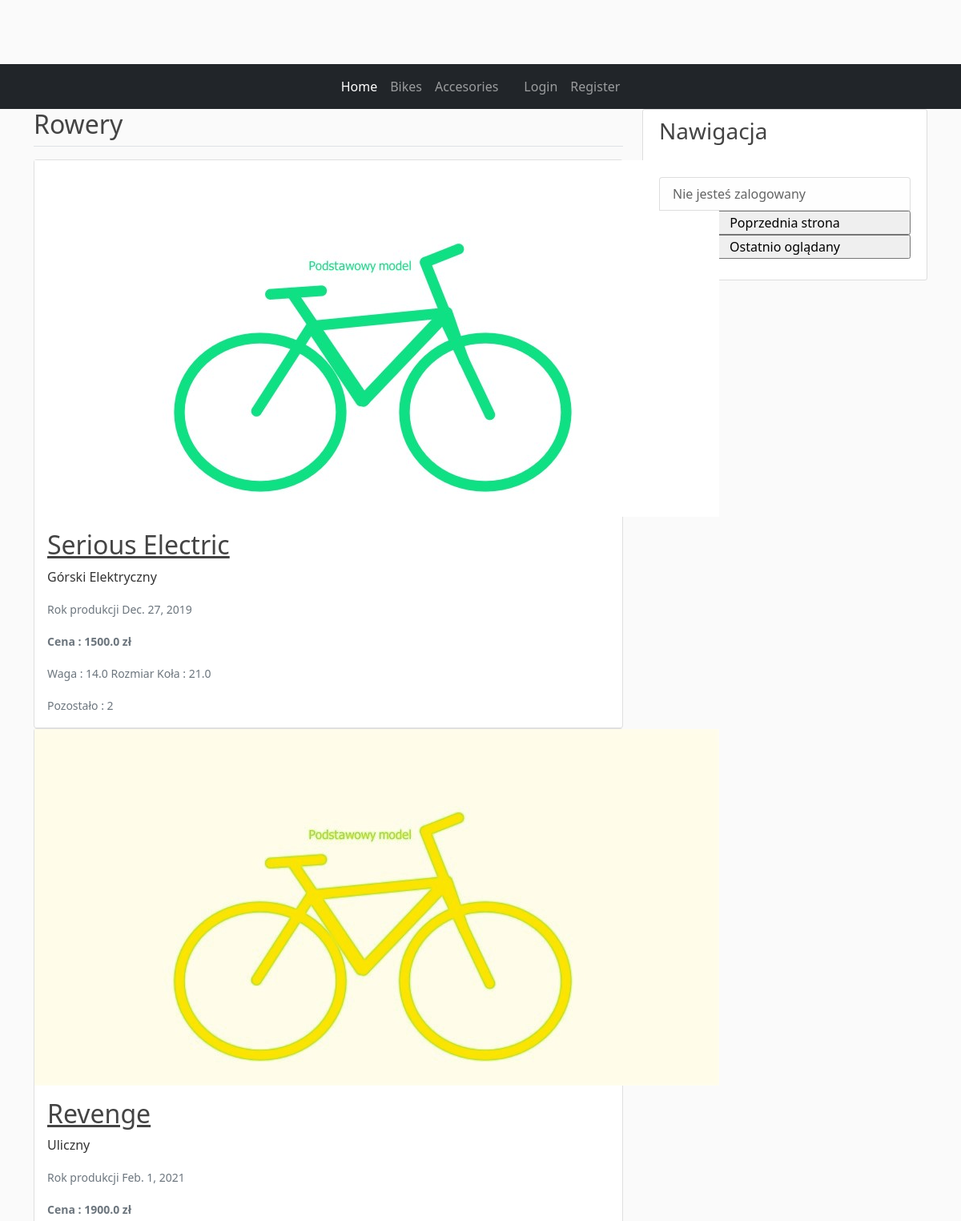
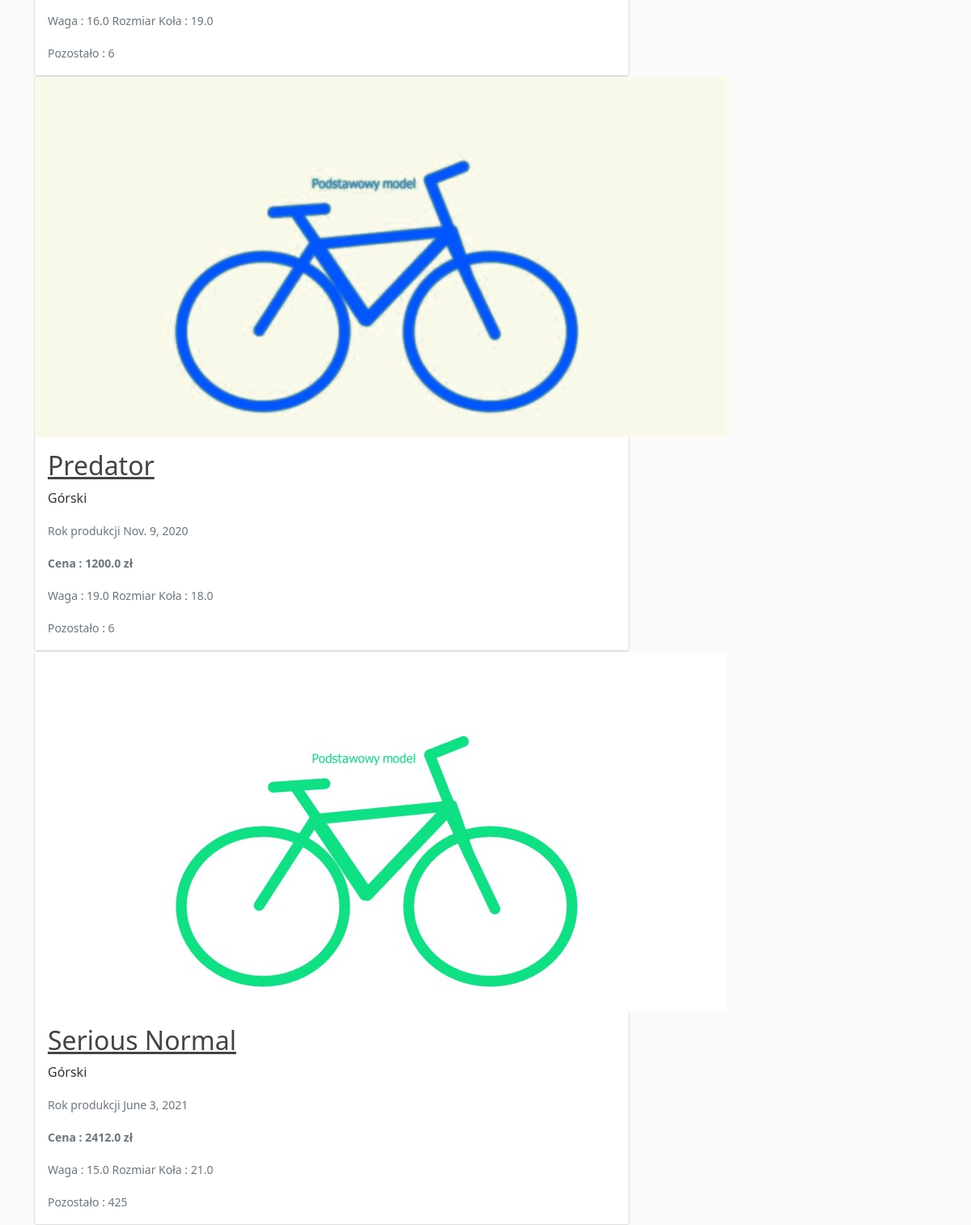
Screenshot of /bikes/ with the database file from the repository (2 pictures, top to bottom).
### blog/models.py (models this page shows, shortened)
class Bike(models.Model):
    name=models.TextField()
    type=models.TextField()
    weight=models.FloatField()
    production_year=models.DateField()
    amount=models.IntegerField()
    price=models.FloatField()
    photo=models.ImageField(upload_to='bike_photo',default='bike.jpg')
    description=models.TextField()
    wheel_size=models.FloatField()
    electric=models.BooleanField(default=False)

### blog/views.py (the view)
# urls.py: path('bikes/', views.bikes, name='blog-bikes'),     # blog\bike
def bikes(request):
    context = {		'posts':Post.objects.all(),
                    'bikes':Bike.objects.all(),
                    'title':'Bikes'
	}
    return render(request,'blog/bikes.html', context)

### templates/blog/bikes.html
{% extends "blog/base.html" %}
{% block content %}
    <h2>Rowery</h2>
    <div class="border-top pt-3">
 {% for bike in bikes %} <div class="card-group">
  <div class="card">
      <img class="img" width="855" height="445" src="{{ bike.photo.url }}">
    <div class="card-body">
        <h2><a class="article-title" href="{% url 'bikes-detail' bike.id %}">{{ bike.name }}</a></h2>
      <p class="card-text"> {{ bike.type}}</p>
      <p class="card-text"><small class="text-muted">Rok produkcji {{ bike.production_year }}</small></p>
        <p class="card-text" style="font-weight: bold"><small class="text-muted">Cena : {{ bike.price }} zł</small></p>
        <p class="card-text"><small class="text-muted">Waga : {{ bike.weight }}     Rozmiar Koła : {{ bike.wheel_size }}</small></p>
        <p class="card-text"><small class="text-muted">Pozostało : {{ bike.amount }}</small></p>
    </div>
  </div>
</div>{% endfor %}
    </div>
{% endblock %}

### blog/static/main.css (style rules this page uses)
body { background: #fafafa; color: #333333; margin-top: 5rem; }
h1, h2, h3, h4, h5, h6 { color: #444444; }
.article-title { color: #444444; }

### rows the page displays
Bike: photo (picture), name "Serious Electric", type "Górski Elektryczny", production_year "Dec. 27, 2019", price "1500.0", weight "14.0", wheel_size "21.0", amount "2"
Bike: photo (picture), name "Revenge", type "Uliczny", production_year "Feb. 1, 2021", price "1900.0", weight "16.0", wheel_size "19.0", amount "6"
Bike: photo (picture), name "Predator", type "Górski", production_year "Nov. 9, 2020", price "1200.0", weight "19.0", wheel_size "18.0", amount "6"
Bike: photo (picture), name "Serious Normal", type "Górski", production_year "June 3, 2021", price "2412.0", weight "15.0", wheel_size "21.0", amount "425"
